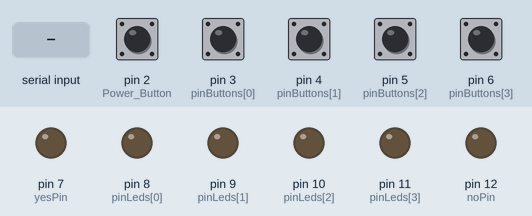
Bench run of a sketch on a simulated Arduino Uno, built with avr-gcc and run on an emulated ATmega328P. On the bench: output pins drawn as LEDs (lit = HIGH). Dashed ring = blinking. Inputs (shaded band) come from the test bench; at power-on: pin 2 (Power_Button), pin 3 (pinButtons[0]), pin 4 (pinButtons[1]), pin 5 (pinButtons[2]), pin 6 (pinButtons[3]) LOW. Random numbers use the default seed unless the sketch sets one; what the sketch prints to the serial monitor is not drawn.

Above: at 1.2 s.
1.3 s: pin 2 (Power_Button) pulled HIGH for 0.15 s
At 3.2 s:
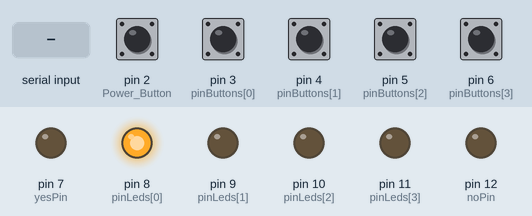
4.4 s: "Game Over" received over Serial
At 7.0 s:
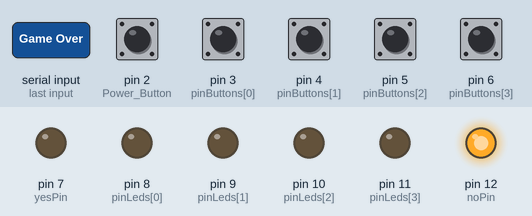
7.4 s: "Whack" received over Serial
At 8.2 s:
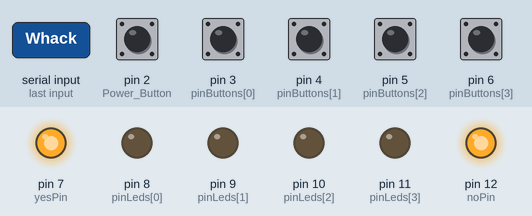
9.9 s: pin 3 (pinButtons[0]) pulled HIGH for 0.15 s
At 10.6 s:
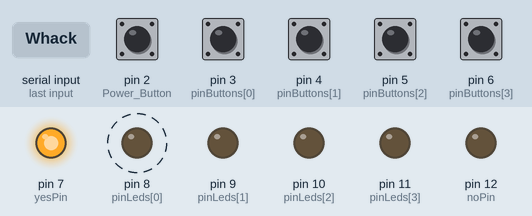
12.3 s: pin 3 (pinButtons[0]) pulled HIGH for 1 s
At 15.9 s:
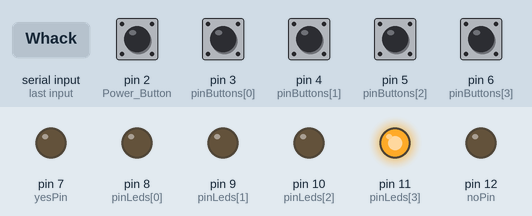
16.3 s: byte 70 ('F') received over Serial
Timing chart, 0 to 18.8 s (numbered marks = the images above; inputs shaded):
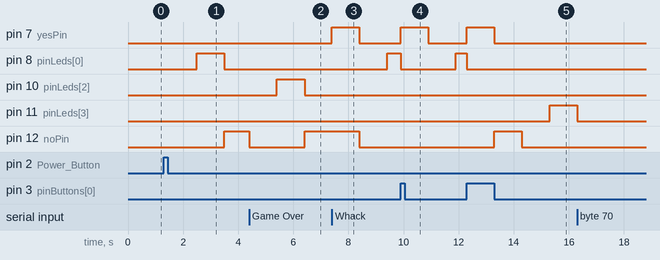

Measured:
- after the input at 1.3 s, pin 8 (pinLeds[0]): LOW → HIGH after 1.2 s, → LOW 1.0 s later; pin 12 (noPin): LOW → HIGH after 2.2 s
- after the input at 4.4 s, pin 10 (pinLeds[2]): LOW → HIGH after 1.0 s, → LOW 1.0 s later
- after the input at 7.4 s, pin 7 (yesPin): LOW → HIGH at once, → LOW 1.0 s later; pin 8 (pinLeds[0]): LOW → HIGH after 2.0 s
- after the input at 9.9 s, pin 7 (yesPin): LOW → HIGH at once, → LOW 1.0 s later
- after the input at 12.3 s, pin 7 (yesPin): LOW → HIGH at once, → LOW 1.0 s later; pin 11 (pinLeds[3]): LOW → HIGH after 3.0 s, → LOW 1.0 s later

The sketch:

Whack-A-Mole-2P-Mode.ino
```cpp
// ----------------------
// --- Initialization ---
// ----------------------

// Misc
boolean button = 0, oldButton = 0, power = 0, pause = 0, powerCooldown = 0, gameOver = 0, newData = 0;
char receivedChar; // Serial Input
String numberValue = "Q";

// Timer
const unsigned short startInterval = 1000;       // starting interval at which to blink (milliseconds)
const unsigned short pauseInterval = 1000;       // interval at which to resume the game (milliseconds)
const unsigned short powerInterval = 200;        // interval at which power can be toggled (milliseconds)
unsigned short interval = startInterval;         // interval at which to blink (milliseconds)
unsigned long currentMillis, previousMillis = 0; // Will store last time LED was updated

// Pins
byte pinLeds[]    = { 8, 9, 10, 11 };
byte currPin      = pinLeds[0];
byte pinButtons[] = { 3, 4, 5, 6 };
byte powerPin     = 2;
byte yesPin       = 7;
byte noPin        = 12;

// Game
unsigned short points      = 0;
byte           currRound   = 1;
byte           maxRounds   = 11;
byte           maxLead     = 3;
byte           mode        = 1;
boolean        isConnected = false;


// ----------------------------
// --- Predefined Functions ---
// ----------------------------

void setup() { // Start function: setup

  // put your setup code here, to run once:
  Serial.begin(9600);
  randomSeed(analogRead(A0));

  // Input
  pinMode(2,  INPUT); // Power Button
  pinMode(3,  INPUT); // Game Button (Mole #1)
  pinMode(4,  INPUT); // Game Button (Mole #2)
  pinMode(5,  INPUT); // Game Button (Mole #3)
  pinMode(6,  INPUT); // Game Button (Mole #4)

  // Output
  pinMode(7,  OUTPUT); // Green LED (point)
  pinMode(12, OUTPUT); // Red LED (failure)
  pinMode(8,  OUTPUT); // Yellow Led (Mole #1)
  pinMode(9,  OUTPUT); // Yellow Led (Mole #2)
  pinMode(10, OUTPUT); // Yellow Led (Mole #3)
  pinMode(11, OUTPUT); // Yellow Led (Mole #4)

} // End function: setup


void loop() { // Start function: loop

  currentMillis = millis(); // Keep track of the timer

  if (powerCooldown && currentMillis - previousMillis >= powerInterval) {
    previousMillis = currentMillis;
    powerCooldown  = false;
  }

  // Check if power should be supplied or not, and if there's input from the serial COM
  checkPower(powerPin);
  readSerialLog();

  // Turn off all parts if the game is turned off
  if (!power) {
    points = pause = 0;
    interval = startInterval;
    closeLeds();
    digitalWrite(yesPin, LOW);
    digitalWrite(noPin,  LOW);
    return;
  }

  // Don't run the game if it's game over (until the next reset)
  if (gameOver)
    return;

  if (!pause && currentMillis - previousMillis >= interval) {
      previousMillis = currentMillis; // Save the last time a yellow LED blinked
      if (digitalRead(currPin) && mode == 1) // Lose the game if a LED got turned off and the button wasn't pressed which it was turned on
          loseGame();
      else digitalWrite(currPin, HIGH); // Otherwise turn on the next LED
  }

  // Resume with the next yellow LED pin once the green or red LED pins are done (also disable both again)
  if (pause && currentMillis - previousMillis >= pauseInterval) {
    previousMillis = currentMillis; // save the last time you blinked the LED
    pause = 0;
    digitalWrite(yesPin, LOW);
    digitalWrite(noPin,  LOW);
  }

  // Don't run the game any further if it's paused (green or red LED pin is turned on)
  if (pause)
    return;

  // Go through and check every yellow LED pin
  for (int i=0; i<sizeof(pinLeds); i++) {
    // Lose the game if a button is pressed not linked to the currently active yellow LED pin
    if (!digitalRead(pinLeds[i]) && digitalRead(pinButtons[i])) {
      if (mode == 1)
        loseGame();
      else { pauseGame(); writeToSerial("Win", 0); }
      break;
    }

    // Win the round if the button was pressed linked to the currently active yellow LED pin
    else if (digitalRead(pinLeds[i]) && digitalRead(pinButtons[i])) {
      if (mode == 1)
        winRound();
      else { pauseGame(); writeToSerial("Win", 1); }
      break;
    }
  }

} // End function: loop


// ------------------------
// --- Custom Functions ---
// ------------------------

void nextRound(boolean win) { // Start function: nextRound

  if (win) {
    points++;
    writeToSerial("Whack", 1);
    digitalWrite(yesPin, HIGH);
  }
  else digitalWrite(noPin, HIGH);

  currRound++;
  previousMillis = currentMillis;
  pause = 1;

  writeToSerial("Points",  points);
  writeToSerial("Compare", points);
  writeToSerial("Pause", 1);

  closeLeds();
  currPin = random(pinLeds[0], pinLeds[sizeof(pinLeds)-1]+1);

} // End function: nextRound


void winRound() { // Start function: winRound

  // Increase score, pause the game briefly, reset the timer and inform the GUI (play sound, amount of points so far)
  previousMillis = currentMillis;
  points++;
  pause = 1;
  writeToSerial("Points", points);
  writeToSerial("Whack", 1);
  writeToSerial("Pause", 1);

  // Shut turn off all yellow LED pins, turn on the green score LED pin and pick a new random yellow LED pin to blink next
  closeLeds();
  currPin = random(pinLeds[0], pinLeds[sizeof(pinLeds)-1]+1);
  digitalWrite(yesPin, HIGH);

  // Increase difficulty based on the amount of points so far, make the LED pins blink faster inbetween
  if (points > 50)
    interval = 275;
  else if (points > 45)
    interval = 300;
  else if (points > 40)
    interval = 325;
  else if (points > 35)
    interval = 350;
  else if (points > 30)
    interval = 400;
  else if (points > 25)
    interval = 450;
  else if (points > 20)
    interval = 500;
  else if (points > 15)
    interval = 600;
  else if (points > 10)
    interval = 700;
  else if (points > 5)
    interval = 850;
  else interval = startInterval;
  writeToSerial("Interval", interval); // Inform the GUI of the new and current interval timer (difficulty)

} // End function: winRound


void writeToSerial(String message, int value) { // Start function: writeToSerial

  // Write to serial COM, format: 3 bytes
  Serial.write(getInputType(message)); // 1st byte: Command type  (8-bit)

  if (value > 255) {
    Serial.write(highByte(value)); // 2nd byte: Part of value (16-bit)
    Serial.write(lowByte(value));  // 3rd byte: Part of value (16-bit)
  }
  else {
    Serial.write(0);     // 2nd byte: Part of value (16-bit)
    Serial.write(value); // 3rd byte: Part of value (16-bit)
  }

} // End function: writeToSerial


int getInputType(String input) { // Start function: getInputType

  // Translate command text into hex value
  if (input.equals("Points"))
    return 0x01;
  else if (input.equals("Interval"))
    return 0x02;
  else if (input.equals("Power"))
    return 0x03;
  else if (input.equals("Game Over"))
    return 0x04;
  else if (input.equals("Whack"))
    return 0x05;
  else if (input.equals("Connect"))
    return 0x06;
  else if (input.equals("Mode"))
    return 0x07;
  else if (input.equals("Win"))
    return 0x08;
  else if (input.equals("Compare"))
    return 0x09;
  else if (input.equals("Pause"))
    return 0x0A;

  return 0x00; // No valid command

} // End function: getInputType


void pauseGame() { // Start function: pauseGame

  // Reset timer
  currentMillis  = millis();
  previousMillis = currentMillis;

  pause = true;
  writeToSerial("Pause", 1);
  closeLeds();

} // End function: pauseGame


void initGame() { // Start function: initGame

  // Reset game parameters
  points    = 0;
  currRound = 1;
  gameOver  = pause = false;

  writeToSerial("Points", points);
  writeToSerial("Game Over", 0);
  writeToSerial("Pause", 0);

  if (mode == 1) {
    interval = 1000;
    writeToSerial("Interval", interval);
  }

  // Reset timer
  currentMillis  = millis();
  previousMillis = currentMillis;

  // Pick a new random yellow LED pin to blink
  closeLeds();
  digitalWrite(yesPin, LOW);
  digitalWrite(noPin,  LOW);
  currPin = random(pinLeds[0], pinLeds[sizeof(pinLeds)-1]+1);

} // End function: initGame


void checkPower(int pin) { // Start function: checkPower

  button = digitalRead(pin);
  if (button && !oldButton) { // Button press down, only executes once
    oldButton = true;
    changePower();
  }
  else if (!button && oldButton) // Button press up, only executes once
    oldButton = false;

} // End function: checkPower


void closeLeds() { // Start function: closeLeds

  // Go though all yellow LED pins and turn of the power
  for (int i=0; i<sizeof(pinLeds); i++)
    if (digitalRead(pinLeds[i]) == HIGH)
      digitalWrite(pinLeds[i], LOW);

} // End function: closeLeds


void loseGame() { // Start function: loseGame

  closeLeds();
  currPin = random(pinLeds[0], pinLeds[sizeof(pinLeds)-1]+1);
  pause = true;
  writeToSerial("Game Over", 1);
  writeToSerial("Pause", 1);
  digitalWrite(noPin, HIGH);

} // End function: loseGame


void readSerialLog() { // Start function: readSerialLog

  if (Serial.available() > 0) { // Receive serial input (if any)
    receivedChar = Serial.read();
    newData = true;
  }

  if (newData) { // Process received serial input (if any)

    if (receivedChar == 'I')          { numberValue = ""; }
    if (numberValue != "Q") {
      if (receivedChar == '0')        { numberValue += "0"; }
      if (receivedChar == '1')        { numberValue += "1"; }
      if (receivedChar == '2')        { numberValue += "2"; }
      if (receivedChar == '3')        { numberValue += "3"; }
      if (receivedChar == '4')        { numberValue += "4"; }
      if (receivedChar == '5')        { numberValue += "5"; }
      if (receivedChar == '6')        { numberValue += "6"; }
      if (receivedChar == '7')        { numberValue += "7"; }
      if (receivedChar == '8')        { numberValue += "8"; }
      if (receivedChar == '9')        { numberValue += "9"; }
      if (numberValue.length() == 4)  { interval = numberValue.toInt(); numberValue = "Q"; writeToSerial("Interval", interval); }
    }

    if (receivedChar == 'P') // P for Power, so toggle the power
      changePower();
    if (receivedChar == 'O') { // O for Power On
      power = true; initGame(); }
    if (receivedChar == 'F') // F for Power Off
      power = false;
    if (receivedChar == 'R') { // R for Resume, so resume the game
      gameOver = false; writeToSerial("Game Over", 0);
      points   = 0;     writeToSerial("Points", points);
    }
    if (receivedChar == 'S') { // S for 1P Mode
      mode = 1; writeToSerial("Mode", 1); }
    if (receivedChar == 'M') { // M for 2P Mode
      mode = 2; writeToSerial("Mode", 2); }
    if (receivedChar == 'G') // G for Game Over
      gameOver = true;
    if (receivedChar == 'W') // W for Win Round in 2P Mode
      nextRound(1);
    if (receivedChar == 'L') // L for Lose Round in 2P Mode
      nextRound(0);
    if (receivedChar == 'C') // C for Connected
      isConnected = true;

    newData = false; // Serial input is processed
  }

} // End function: readSerialLog


void changePower() { // Start function: changePower

  if (!powerCooldown && currentMillis - previousMillis >= powerInterval) {

    if (power) { // Turn game off if it's on
      power = false;
      writeToSerial("Power", 0);
    }
    else { // Turn game on if it's off
      power = true;
      writeToSerial("Power", 1);
      initGame();
    }

    previousMillis = currentMillis;
    powerCooldown  = true;

  }

} // End function: changePower
```
